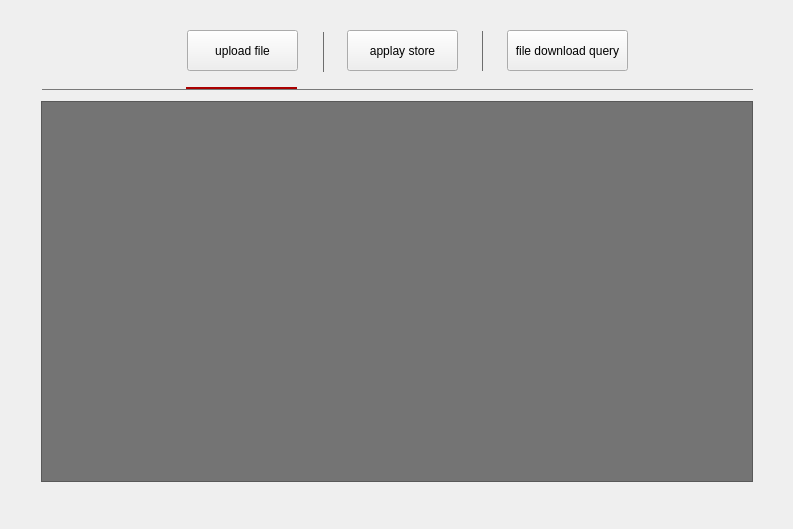
<?xml version="1.0" encoding="UTF-8"?>
<ui version="4.0">
 <class>StoragePage</class>
 <widget class="QWidget" name="StoragePage">
  <property name="geometry">
   <rect>
    <x>0</x>
    <y>0</y>
    <width>793</width>
    <height>529</height>
   </rect>
  </property>
  <property name="windowTitle">
   <string>Form</string>
  </property>
  <widget class="QLabel" name="label">
   <property name="geometry">
    <rect>
     <x>42</x>
     <y>89</y>
     <width>711</width>
     <height>1</height>
    </rect>
   </property>
   <property name="styleSheet">
    <string notr="true">background-color: rgb(121, 121, 121);</string>
   </property>
   <property name="text">
    <string/>
   </property>
  </widget>
  <widget class="QPushButton" name="pushButton">
   <property name="geometry">
    <rect>
     <x>187</x>
     <y>30</y>
     <width>111</width>
     <height>41</height>
    </rect>
   </property>
   <property name="text">
    <string>upload file</string>
   </property>
  </widget>
  <widget class="QPushButton" name="pushButton_2">
   <property name="geometry">
    <rect>
     <x>347</x>
     <y>30</y>
     <width>111</width>
     <height>41</height>
    </rect>
   </property>
   <property name="text">
    <string>applay store</string>
   </property>
  </widget>
  <widget class="QPushButton" name="pushButton_3">
   <property name="geometry">
    <rect>
     <x>507</x>
     <y>30</y>
     <width>121</width>
     <height>41</height>
    </rect>
   </property>
   <property name="text">
    <string>file download query</string>
   </property>
  </widget>
  <widget class="QLabel" name="label_2">
   <property name="geometry">
    <rect>
     <x>323</x>
     <y>32</y>
     <width>1</width>
     <height>40</height>
    </rect>
   </property>
   <property name="styleSheet">
    <string notr="true">background-color: rgb(109, 109, 109);</string>
   </property>
   <property name="text">
    <string/>
   </property>
  </widget>
  <widget class="QLabel" name="label_3">
   <property name="geometry">
    <rect>
     <x>482</x>
     <y>31</y>
     <width>1</width>
     <height>40</height>
    </rect>
   </property>
   <property name="styleSheet">
    <string notr="true">background-color: rgb(109, 109, 109);</string>
   </property>
   <property name="text">
    <string/>
   </property>
  </widget>
  <widget class="QTableView" name="uploadTableView">
   <property name="geometry">
    <rect>
     <x>41</x>
     <y>101</y>
     <width>712</width>
     <height>381</height>
    </rect>
   </property>
   <property name="styleSheet">
    <string notr="true">background-color: rgb(116, 116, 116);</string>
   </property>
  </widget>
  <widget class="QLabel" name="choosed_lable">
   <property name="geometry">
    <rect>
     <x>186</x>
     <y>87</y>
     <width>111</width>
     <height>2</height>
    </rect>
   </property>
   <property name="styleSheet">
    <string notr="true">background-color: rgb(170, 0, 0);</string>
   </property>
   <property name="text">
    <string/>
   </property>
  </widget>
 </widget>
 <resources/>
 <connections/>
</ui>
